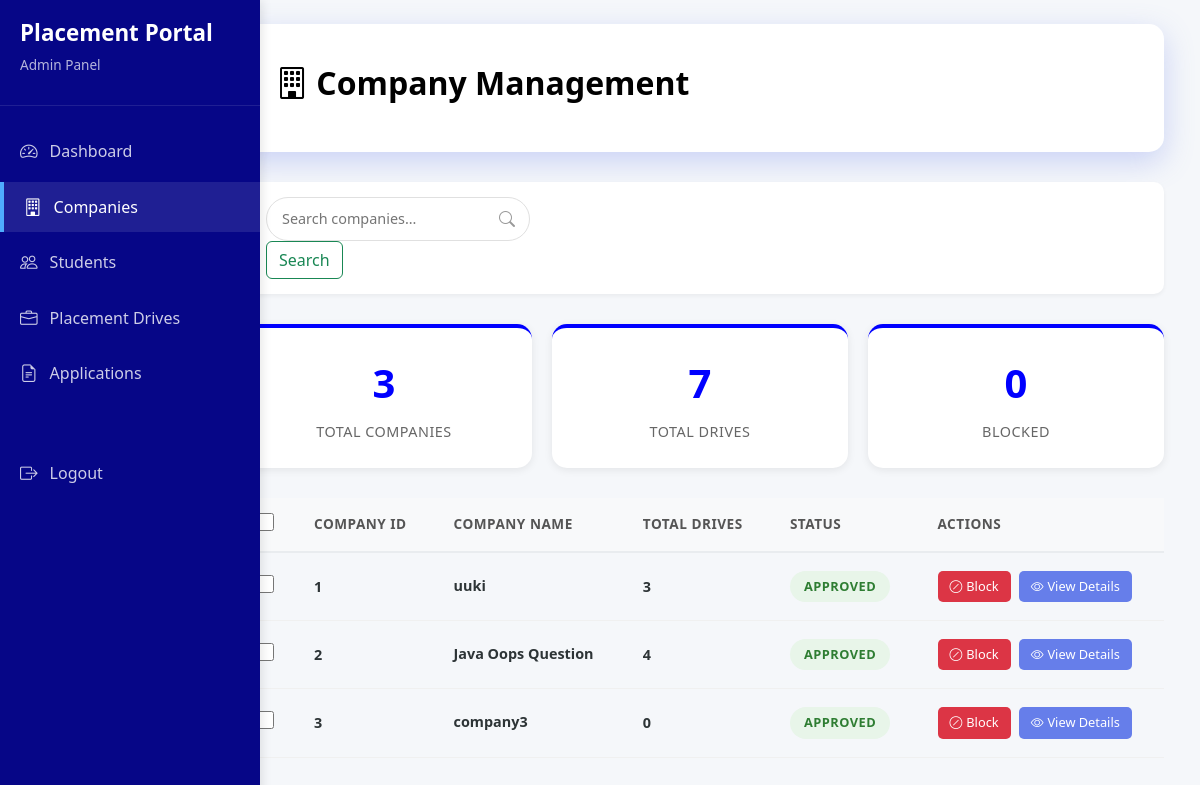
Screenshot of /admin/companies (signed in) with the database file from the repository.
### portal/models.py (models this page shows)
class Company(db.Model,UserMixin):
    __tablename__ = 'companies'
    id = db.Column(db.Integer , primary_key = True)
    user_id = db.Column(db.Integer,db.ForeignKey('users.id'),nullable = False)
    company_name = db.Column(db.String(100) , unique = True, nullable = False)
    hr_contact = db.Column(db.String(20) , unique = True)
    website = db.Column(db.String(200))
    approval_status = db.Column(db.String(20) , default = 'APPROVED') #APPROVED , PENDING , REJECTED
    is_blacklisted = db.Column(db.Boolean , default = False)

### app.py (the view)
@app.route('/admin/companies')
@login_required
def admin_companies():
    com_det = Company.query.all()
    total_blocked = Company.query.filter(Company.approval_status != 'APPROVED').all()
    drive = Drive.query.all()
    return render_template('admin/admin_companies.html', com_det = com_det,drive = drive,t_c = len(com_det) , t_d = len(drive) ,t_b = len(total_blocked) )

### app.py (called while the page is built)
@login_manager.user_loader
def load_user(user_id):
    return User.query.get(int(user_id))

### templates/admin/admin_companies.html (shortened to what this page needs)
{% extends "admin/admin_base.html" %}
{% block content %}
<div class="header">
    <h1><i class="bi bi-building"></i> Company Management</h1>
</div>
<div class="nav">
    <form method="POST" action="{{url_for('search_c')}}">
        <div class="search">
            <input type="text" placeholder="Search companies..." name="search">
            <i class="bi bi-search"></i>
        </div>
        <input class="btn btn-outline-success" type="submit" value="Search">
    </form>
</div>
<div class="stats">
    <div class="stat hov">
        <div class="stat-number">{{t_c}}</div>
        <div class="stat-label">Total Companies</div>
    </div>
    <div class="stat hov applied">
        <div class="stat-number">{{t_d}}</div>
        <div class="stat-label">Total Drives</div>
    </div>
    <div class="stat hovr rejected">
        <div class="stat-number">{{t_b}}</div>
        <div class="stat-label">Blocked</div>
    </div>
</div>
<div id="tableView">
    <table class="app-tab">
        <thead>
            <tr>
                <th style="width: 40px;">
                    <input type="checkbox" class="table-checkbox">
                </th>
                <th>Company ID</th>
                <th>Company Name</th>
                <th>Total Drives</th>
                <th>Status</th>
                <th>Actions</th>
            </tr>
        </thead>
        <tbody>
            {% for c in com_det %}
            <tr>
                <td>
                    <input type="checkbox" class="table-checkbox app-checkbox" onchange="updateBulkActions()">
                </td>
                <td><strong>{{c.id}}</strong></td>
                <td>
                    <div class="s-cell">
                        <div class="stud-deta">
                            <div class="stud-name">{{c.company_name}}</div>
                        </div>
                    </div>
                </td>
                <td>
                    <div class="d-info">
                        {% set ns = namespace(count=0) %}
                        {% for d in drive %}
                        {% if d.company_id == c.id %}
                        {% set ns.count = ns.count + 1 %}
                        {% endif %}
                        {% endfor %}
                        <div class="drive-title-sm">{{ns.count}}</div>
                    </div>
                </td>
                <td>{% if c.approval_status == 'APPROVED' %}
                    <span class="status-badge status-selected">Approved</span>
                    {% elif c.approval_status == 'PENDING' %}
                    <span style="background-color: #fc6372;
                        color: white;" class="status-badge status-applied">Pending</span>
                    {% else %}
                    <span class="status-badge status-shortlisted">Rejected</span>
                    {% endif %}
                </td>
                <td>
                    <div class="t-a">
                        <a href="{{ url_for('Block_unblock', company_id=c.id) }}">
                            {% if c.approval_status == 'PENDING' or c.approval_status == 'REJECTED' %}
                            <button style="background-color: #28a745; color: white;" class="btn-sm btn-view">
                                <i class="bi bi-unlock"></i> Unblock
                            </button>
                            {% else %}
                            <button style="background-color: #dc3545; color: white;" class="btn-sm btn-view">
                                <i class="bi bi-slash-circle"></i> Block
                            </button>
                            {% endif %}
                        </a>
                        <a href="{{url_for('company_details', company_id = c.id)}}">
                            <button class="btn-sm btn-view">
                                <i class="bi bi-eye"></i> View Details
                            </button>
                        </a>
                    </div>
                </td>
            </tr>
            {% endfor %}
        </tbody>
    </table>
</div>
</div>
{% endblock %}

### templates/admin/admin_base.html (style rules this page uses)
* { margin: 0; padding: 0; box-sizing: border-box; }
body { font-family: 'Segoe UI', Tahoma, Geneva, Verdana, sans-serif; background: #f5f7fa; color: #333; }
.nav { background: white; padding: 15px 30px; border-radius: 10px; margin-bottom: 30px; box-shadow: 0 2px 4px rgba(0, 0, 0, 0.05); display: flex; justify-content: space-between; align-items: center; }
.search { flex: 1; max-width: 400px; position: relative; }
.search input { width: 100%; padding: 10px 40px 10px 15px; border: 1px solid #e0e0e0; border-radius: 25px; font-size: 0.9rem; }
.search i { position: absolute; right: 15px; top: 50%; transform: translateY(-50%); color: #999; }
.header { background-color: white; color: black; padding: 40px; border-radius: 15px; margin-bottom: 30px; box-shadow: 0 10px 30px rgba(102, 126, 234, 0.3); }
.header h1 { font-size: 2rem; margin-bottom: 10px; font-weight: 700; }
.stats { display: grid; grid-template-columns: repeat(auto-fit, minmax(200px, 1fr)); gap: 20px; margin-bottom: 30px; }
.stat { background: white; padding: 25px; border-radius: 12px; box-shadow: 0 2px 8px rgba(0, 0, 0, 0.08); text-align: center; transition: transform 0.3s ease, box-shadow 0.3s ease; border-top: 4px solid blue; }
.stat-number { font-size: 2.5rem; font-weight: 700; color: blue; margin-bottom: 8px; }
.stat-label { font-size: 0.9rem; color: #666; text-transform: uppercase; letter-spacing: 0.5px; font-weight: 500; }
.btn-view { background: blue; color: white; }
.app-tab { width: 100%; border-collapse: collapse; }
.app-tab thead { background: #f8f9fa; }
.app-tab th { padding: 15px 20px; text-align: left; font-size: 0.85rem; font-weight: 600; color: #555; text-transform: uppercase; letter-spacing: 0.5px; border-bottom: 2px solid #e9ecef; }
.app-tab tbody tr { border-bottom: 1px solid #f0f0f0; transition: all 0.3s ease; }
.app-tab td { padding: 18px 20px; font-size: 0.9rem; color: #2d3436; }
.table-checkbox { width: 18px; height: 18px; cursor: pointer; accent-color: #667eea; }
.s-cell { display: flex; align-items: center; gap: 12px; }
.stud-deta { display: flex; flex-direction: column; }
.stud-name { font-weight: 600; color: #2d3436; margin-bottom: 2px; }
.d-info { display: flex; flex-direction: column; gap: 3px; }
.drive-title-sm { font-weight: 600; color: #2d3436; }
.status-badge { display: inline-block; padding: 6px 14px; border-radius: 20px; font-size: 0.8rem; font-weight: 600; text-transform: uppercase; letter-spacing: 0.5px; }
.status-selected { background: #e8f5e9; color: #2e7d32; }
.t-a { display: flex; gap: 8px; }
.btn-sm { padding: 6px 12px; font-size: 0.8rem; border-radius: 5px; border: none; cursor: pointer; transition: all 0.3s ease; display: inline-flex; align-items: center; gap: 4px; }
.btn-view { background: #667eea; color: white; }

### templates/admin/admin_companies.html (style rules this page uses)
a { text-decoration: none; }
.hov { border-radius: 15px; }
.hovr { border-radius: 15px; }

### rows the page displays
Company: id "1", company_name "uuki", count "3", approval_status "APPROVED"
Company: id "2", company_name "Java Oops Question", count "4", approval_status "APPROVED"
Company: id "3", company_name "company3", count "0", approval_status "APPROVED"

### other values shown
{{ t_c }} "3"
{{ t_d }} "7"
{{ t_b }} "0"
